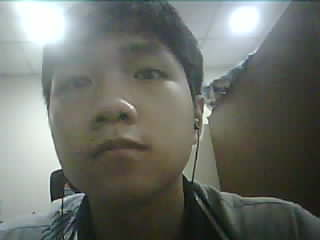
#> input picture src/website/server/upload-esp32/frame.jpg, 320 x 240 px, given in place of face_known_0.jpg, which was not available
$ jupyter execute --allow-errors FaceRecog.ipynb   (text cells are left out)
#> lines starting #> are read from the running program, lines starting #| are printed output that depends on the picture; pictures that were not available may be replaced by others from this repository, and a replacement may not be noted
[cell 1]
# !python.exe -m pip install --upgrade pip

[cell 2]
# %pip install face_recognition opencv-python

[cell 3]
from deepface import DeepFace

#> (a cell that did not finish here is left out)

#> (a cell that did not finish here is left out)

[cell 6]
import cv2
import matplotlib.pyplot as plt

# Đường dẫn ảnh
img_path = "test.jpg"

# Trích khuôn mặt và bounding box (giữ lại ảnh gốc có bounding box)
#> (the rest of this cell did not finish here and is left out)

[cell 7]
from deepface import DeepFace
import cv2
import matplotlib.pyplot as plt

# Đường dẫn tới ảnh mẫu và ảnh test
img1_path = "face_known_0.jpg"  # Ảnh đã đăng ký trước
img2_path = "face_test2_0.jpg"   # Ảnh cần kiểm tra (ví dụ từ camera)

# Thực hiện so sánh hai ảnh dùng OpenFace
#> (the rest of this cell did not finish here and is left out)

[cell 8]
# Danh sách ảnh cần xử lý
image_list = ["known.jpg", "test1.jpg", "test2.jpg", "test3.jpg", "test4.jpg"]

#> (the rest of this cell did not finish here and is left out)

[cell 9]
import tensorflow as tf
from deepface.DeepFace import build_model

# Load mô hình Keras từ DeepFace
#> (the rest of this cell did not finish here and is left out)

#> (a cell that did not finish here is left out)

[cell 11]
import tensorflow as tf
import numpy as np
import cv2

def preprocess_image(img_path):
#> called with img_path = 'face_known_0.jpg'
	img = cv2.imread(img_path)
#> img is the input picture: shape (240, 320, 3); mean B, G, R 104.9, 111.5, 108
	img = cv2.resize(img, (112, 112))  # MobileFaceNet yêu cầu 112x112
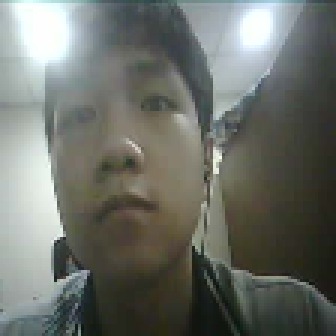
#> img: shape (112, 112, 3) (shown 3 times larger); mean B, G, R 104.8, 111.4, 107.9
	img = cv2.cvtColor(img, cv2.COLOR_BGR2RGB)
	img = img.astype("float32") / 255.0
	img = (img - 0.5) / 0.5  # Chuẩn hóa [-1, 1] nếu model yêu cầu
#> call 2 of preprocess_image, with img_path = 'face_test1_0.jpg'
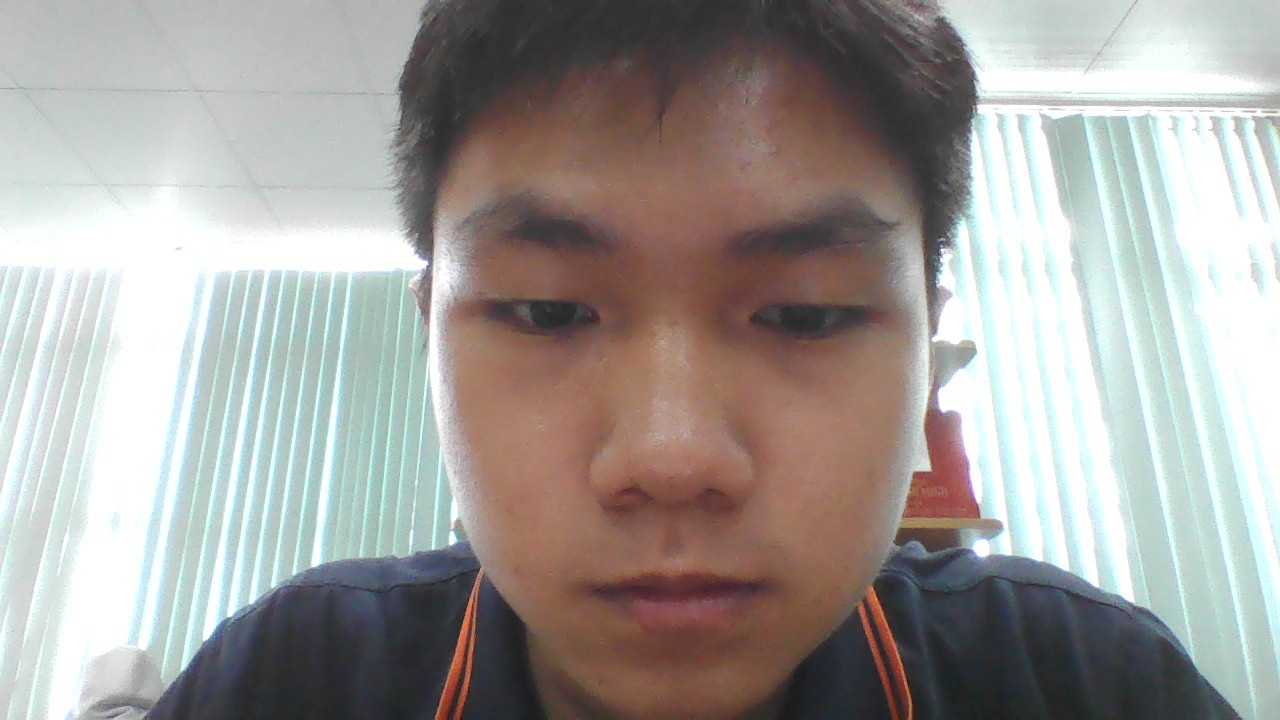
#> input picture src/website/server/upload/1/1.jpg, 1280 x 720 px, given in place of face_test1_0.jpg, which was not available
#> in preprocess_image, img is the input picture: shape (720, 1280, 3); mean B, G, R 154, 157.6, 161.5
#> in preprocess_image (call 2), `img = cv2.resize(img, (112, 112))`:
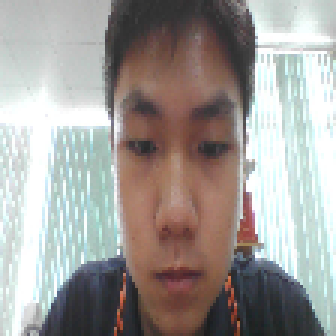
#> img: shape (112, 112, 3) (shown 3 times larger); mean B, G, R 153.9, 157.4, 161.4
	return np.expand_dims(img, axis=0)

def get_embedding(tflite_model_path, img_input):
	interpreter = tf.lite.Interpreter(model_path=tflite_model_path)
	interpreter.allocate_tensors()

	input_details = interpreter.get_input_details()
	output_details = interpreter.get_output_details()

	interpreter.set_tensor(input_details[0]['index'], img_input)
	interpreter.invoke()
	output_data = interpreter.get_tensor(output_details[0]['index'])
	return output_data[0]

def compare_embeddings(emb1, emb2):
	# Chuẩn hóa vector để tính cosine nếu cần
	emb1 = emb1 / np.linalg.norm(emb1)
	emb2 = emb2 / np.linalg.norm(emb2)
	distance = np.linalg.norm(emb1 - emb2)
	return distance

# Đường dẫn ảnh
img1_path = "face_known_0.jpg"
img2_path = "face_test1_0.jpg"

# Load ảnh và lấy embedding
img1_input = preprocess_image(img1_path)
img2_input = preprocess_image(img2_path)

#> (the rest of this cell did not finish here and is left out)
